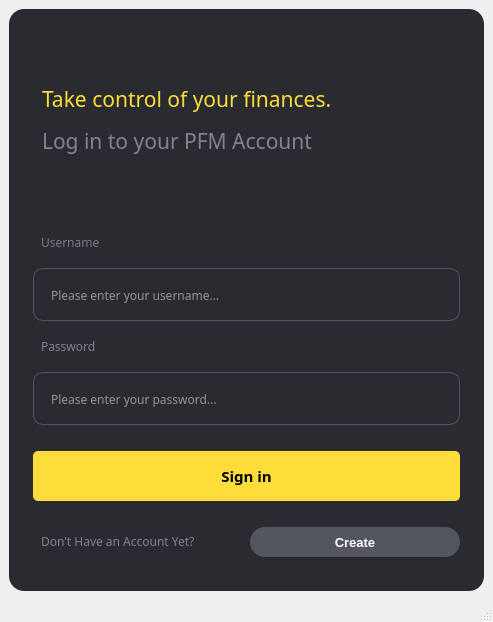
<?xml version="1.0" encoding="UTF-8"?>
<ui version="4.0">
 <class>MainWindow</class>
 <widget class="QMainWindow" name="MainWindow">
  <property name="geometry">
   <rect>
    <x>0</x>
    <y>0</y>
    <width>493</width>
    <height>622</height>
   </rect>
  </property>
  <property name="minimumSize">
   <size>
    <width>0</width>
    <height>622</height>
   </size>
  </property>
  <property name="windowTitle">
   <string>MainWindow</string>
  </property>
  <property name="styleSheet">
   <string notr="true"/>
  </property>
  <widget class="QWidget" name="centralwidget">
   <property name="layoutDirection">
    <enum>Qt::LeftToRight</enum>
   </property>
   <property name="styleSheet">
    <string notr="true">#loginFrame{
	background-color: rgb(42, 43, 48);
	border-radius: 15px;       
   	padding-left: 15px;      
   	padding-right: 15px;       
    padding-top: 25px;          
    padding-bottom: 25px; 
}
QLabel{
	padding:5px;
}
QLineEdit{
	height:50px;
	padding: 1px 15 px;
	background-color: rgb(42, 43, 48);
	border: 1px solid rgba(84,86,95,255);
	border-radius: 10px;
	color:rgb(255, 255, 255);
}
#signin{
	background-color: rgb(254, 221, 59);	
	border-radius:5px;
	height:50px;
}
#createAcc{
	color:rgb(255, 255, 255);
	background-color: rgb(84, 86, 95);
	border-radius:15px;
	height:30px;
}</string>
   </property>
   <layout class="QGridLayout" name="gridLayout">
    <item row="0" column="0">
     <widget class="QFrame" name="loginFrame">
      <property name="minimumSize">
       <size>
        <width>471</width>
        <height>538</height>
       </size>
      </property>
      <property name="maximumSize">
       <size>
        <width>800</width>
        <height>700</height>
       </size>
      </property>
      <property name="frameShape">
       <enum>QFrame::StyledPanel</enum>
      </property>
      <property name="frameShadow">
       <enum>QFrame::Raised</enum>
      </property>
      <layout class="QGridLayout" name="gridLayout_2">
       <item row="9" column="0" colspan="2">
        <widget class="QLabel" name="label_2">
         <property name="font">
          <font>
           <family>Poppins</family>
          </font>
         </property>
         <property name="text">
          <string>&lt;html&gt;&lt;head/&gt;&lt;body&gt;&lt;p&gt;&lt;span style=&quot; color:#787a87;&quot;&gt;Username&lt;/span&gt;&lt;/p&gt;&lt;/body&gt;&lt;/html&gt;</string>
         </property>
        </widget>
       </item>
       <item row="11" column="0" colspan="2">
        <widget class="QLabel" name="label_3">
         <property name="font">
          <font>
           <family>Poppins</family>
          </font>
         </property>
         <property name="text">
          <string>&lt;html&gt;&lt;head/&gt;&lt;body&gt;&lt;p&gt;&lt;span style=&quot; color:#808390;&quot;&gt;Password&lt;/span&gt;&lt;/p&gt;&lt;/body&gt;&lt;/html&gt;</string>
         </property>
        </widget>
       </item>
       <item row="13" column="0" colspan="2">
        <spacer name="horizontalSpacer">
         <property name="orientation">
          <enum>Qt::Horizontal</enum>
         </property>
         <property name="sizeHint" stdset="0">
          <size>
           <width>40</width>
           <height>20</height>
          </size>
         </property>
        </spacer>
       </item>
       <item row="15" column="0" colspan="2">
        <spacer name="horizontalSpacer_2">
         <property name="orientation">
          <enum>Qt::Horizontal</enum>
         </property>
         <property name="sizeHint" stdset="0">
          <size>
           <width>40</width>
           <height>20</height>
          </size>
         </property>
        </spacer>
       </item>
       <item row="10" column="0" colspan="2">
        <widget class="QLineEdit" name="lineEdit">
         <property name="maximumSize">
          <size>
           <width>16777215</width>
           <height>16777215</height>
          </size>
         </property>
         <property name="font">
          <font>
           <family>Poppins</family>
           <pointsize>9</pointsize>
          </font>
         </property>
         <property name="placeholderText">
          <string>Please enter your username...</string>
         </property>
        </widget>
       </item>
       <item row="12" column="0" colspan="2">
        <widget class="QLineEdit" name="lineEdit_2">
         <property name="maximumSize">
          <size>
           <width>16777215</width>
           <height>16777215</height>
          </size>
         </property>
         <property name="font">
          <font>
           <family>Poppins</family>
           <pointsize>9</pointsize>
          </font>
         </property>
         <property name="echoMode">
          <enum>QLineEdit::Password</enum>
         </property>
         <property name="placeholderText">
          <string>Please enter your password...</string>
         </property>
        </widget>
       </item>
       <item row="16" column="0">
        <widget class="QLabel" name="label_4">
         <property name="maximumSize">
          <size>
           <width>16777215</width>
           <height>16777215</height>
          </size>
         </property>
         <property name="font">
          <font>
           <family>Poppins</family>
          </font>
         </property>
         <property name="text">
          <string>&lt;html&gt;&lt;head/&gt;&lt;body&gt;&lt;p&gt;&lt;span style=&quot; color:#808390;&quot;&gt;Don't Have an Account Yet?&lt;/span&gt;&lt;/p&gt;&lt;/body&gt;&lt;/html&gt;</string>
         </property>
        </widget>
       </item>
       <item row="14" column="0" colspan="2">
        <widget class="QPushButton" name="signin">
         <property name="maximumSize">
          <size>
           <width>16777215</width>
           <height>16777215</height>
          </size>
         </property>
         <property name="font">
          <font>
           <family>Montserrat</family>
           <pointsize>11</pointsize>
           <weight>75</weight>
           <bold>true</bold>
          </font>
         </property>
         <property name="cursor">
          <cursorShape>PointingHandCursor</cursorShape>
         </property>
         <property name="contextMenuPolicy">
          <enum>Qt::DefaultContextMenu</enum>
         </property>
         <property name="text">
          <string>Sign in</string>
         </property>
        </widget>
       </item>
       <item row="1" column="0" rowspan="4" colspan="2">
        <widget class="QLabel" name="label">
         <property name="font">
          <font>
           <family>Poppins Medium</family>
           <pointsize>12</pointsize>
          </font>
         </property>
         <property name="text">
          <string>&lt;html&gt;&lt;head/&gt;&lt;body&gt;&lt;p&gt;&lt;span style=&quot; font-size:16pt; color:#fedd3b;&quot;&gt;Take control of your finances.&lt;/span&gt;&lt;/p&gt;&lt;p&gt;&lt;span style=&quot; font-size:16pt; color:#808390;&quot;&gt;Log in to your PFM Account&lt;/span&gt;&lt;/p&gt;&lt;/body&gt;&lt;/html&gt;</string>
         </property>
         <property name="alignment">
          <set>Qt::AlignLeading|Qt::AlignLeft|Qt::AlignVCenter</set>
         </property>
        </widget>
       </item>
       <item row="16" column="1">
        <widget class="QPushButton" name="createAcc">
         <property name="font">
          <font>
           <family>Segoe UI</family>
           <pointsize>10</pointsize>
           <weight>75</weight>
           <bold>true</bold>
          </font>
         </property>
         <property name="cursor">
          <cursorShape>PointingHandCursor</cursorShape>
         </property>
         <property name="text">
          <string>Create</string>
         </property>
        </widget>
       </item>
       <item row="8" column="0" colspan="2">
        <spacer name="horizontalSpacer_3">
         <property name="orientation">
          <enum>Qt::Horizontal</enum>
         </property>
         <property name="sizeHint" stdset="0">
          <size>
           <width>40</width>
           <height>20</height>
          </size>
         </property>
        </spacer>
       </item>
      </layout>
     </widget>
    </item>
   </layout>
  </widget>
  <widget class="QStatusBar" name="statusbar"/>
 </widget>
 <resources>
  <include location="../../../../../../Punyaku/UI/Caslab/Zong Ngoding/UI Design/Resource.qrc"/>
 </resources>
 <connections/>
</ui>
